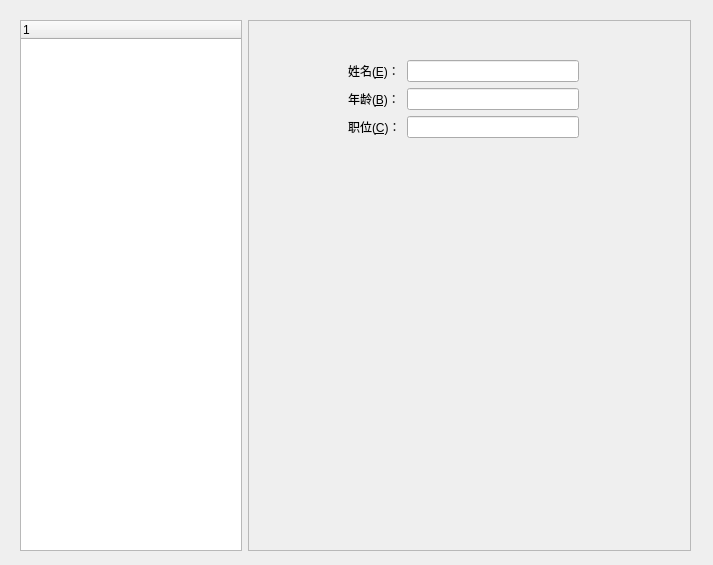
<?xml version="1.0" encoding="UTF-8"?>
<ui version="4.0">
 <class>Form</class>
 <widget class="QWidget" name="Form">
  <property name="geometry">
   <rect>
    <x>0</x>
    <y>0</y>
    <width>713</width>
    <height>565</height>
   </rect>
  </property>
  <property name="windowTitle">
   <string>Form</string>
  </property>
  <widget class="QWidget" name="gridLayoutWidget">
   <property name="geometry">
    <rect>
     <x>20</x>
     <y>20</y>
     <width>671</width>
     <height>531</height>
    </rect>
   </property>
   <layout class="QGridLayout" name="gridLayout">
    <item row="0" column="1">
     <widget class="QFrame" name="frame">
      <property name="sizePolicy">
       <sizepolicy hsizetype="Expanding" vsizetype="Expanding">
        <horstretch>2</horstretch>
        <verstretch>0</verstretch>
       </sizepolicy>
      </property>
      <property name="frameShape">
       <enum>QFrame::StyledPanel</enum>
      </property>
      <property name="frameShadow">
       <enum>QFrame::Raised</enum>
      </property>
      <widget class="QWidget" name="formLayoutWidget">
       <property name="geometry">
        <rect>
         <x>100</x>
         <y>40</y>
         <width>231</width>
         <height>441</height>
        </rect>
       </property>
       <layout class="QFormLayout" name="formLayout">
        <item row="0" column="0">
         <widget class="QLabel" name="label">
          <property name="text">
           <string>姓名(&amp;E)：</string>
          </property>
          <property name="buddy">
           <cstring>lineEdit</cstring>
          </property>
         </widget>
        </item>
        <item row="0" column="1">
         <widget class="QLineEdit" name="lineEdit"/>
        </item>
        <item row="1" column="0">
         <widget class="QLabel" name="label_2">
          <property name="text">
           <string>年龄(&amp;B)：</string>
          </property>
          <property name="buddy">
           <cstring>lineEdit_2</cstring>
          </property>
         </widget>
        </item>
        <item row="1" column="1">
         <widget class="QLineEdit" name="lineEdit_2"/>
        </item>
        <item row="2" column="0">
         <widget class="QLabel" name="label_3">
          <property name="text">
           <string>职位(&amp;C)：</string>
          </property>
          <property name="buddy">
           <cstring>lineEdit_3</cstring>
          </property>
         </widget>
        </item>
        <item row="2" column="1">
         <widget class="QLineEdit" name="lineEdit_3"/>
        </item>
       </layout>
      </widget>
     </widget>
    </item>
    <item row="0" column="0">
     <widget class="QTreeWidget" name="treeWidget">
      <property name="sizePolicy">
       <sizepolicy hsizetype="Expanding" vsizetype="Expanding">
        <horstretch>1</horstretch>
        <verstretch>0</verstretch>
       </sizepolicy>
      </property>
      <column>
       <property name="text">
        <string notr="true">1</string>
       </property>
      </column>
     </widget>
    </item>
   </layout>
  </widget>
 </widget>
 <resources/>
 <connections/>
</ui>
